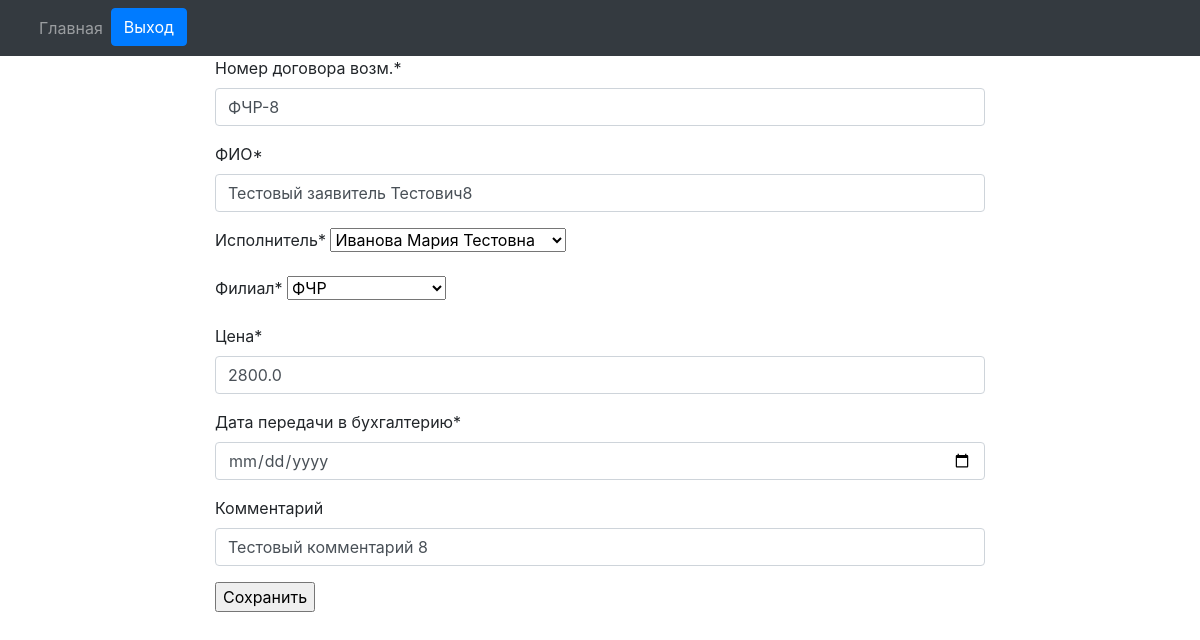
The app's page /paid_departure/filials/orders/edit/17/ (signed in) with its own data.
### engine/models.py (models this page shows, shortened)
class Reestr_oferts(models.Model):
    number_orders_vozm = models.CharField(max_length=20, blank=False, verbose_name='Номер договора возм.', db_index=True, unique=True)
    fio = models.CharField(max_length=128, blank=False, verbose_name='ФИО')
    date_orders = models.DateField(auto_now_add=True, verbose_name='Дата договора')
    date_akt = models.DateField(auto_now_add=True, verbose_name='Дата акта')
    exicutor = models.ForeignKey(Exicuters, on_delete=models.PROTECT, verbose_name='Исполнитель')
    filial = models.ForeignKey(Filials, on_delete=models.PROTECT, verbose_name='Филиал')
    price = models.FloatField(max_length=10, verbose_name='Цена')
    date_buhgt = models.DateField(verbose_name='Дата передачи в бухгалтерию')
    comment = models.CharField(max_length=512, verbose_name='Комментарий', blank=True)

class Exicuters(models.Model):
    gender_choices = (
        ('masc', 'Мужской'),
        ('femn', 'Женский'),
    )
    fio = models.CharField(max_length=128, blank=False, verbose_name='ФИО исполнителя')
    position_filial = models.CharField(max_length=128, blank=False, default='Администратор', verbose_name='Должность')
    filial = models.ForeignKey(Filials, on_delete=models.PROTECT, verbose_name='Филиал к котрому привязан исполнитель')
    gender = models.CharField(max_length=4, choices=gender_choices, blank=False, default='femn', verbose_name='Пол')
    def __str__(self):
        return self.fio

### engine/views.py (the view)
# urls.py: path('filials/orders/edit/<int:pk>/', EditOrder.as_view(), name='edit_order'),
class EditOrder(PermissionRequiredMixin, UpdateView):
    permission_required = 'engine.change_reestr_oferts'
    model = Reestr_oferts
    form_class = CreateOrderForm
    template_name = 'orders/edit_order.html'
    success_url = '/paid_departure/filials/'
    def get_context_data(self, *args, **kwargs):
        context = super().get_context_data(*args, **kwargs)
        context['order'] = Reestr_oferts.objects.all()
        return context

### engine/forms.py
class CreateOrderForm(ModelForm):
    def __init__(self, *args, name_filial=None, exicutor=None, **kwargs):
        super().__init__(*args, **kwargs)
        if name_filial == None or exicutor == None:
            pass
        else:
            self.fields['filial'].queryset = Filials.objects.filter(name=name_filial)
            self.fields['exicutor'].queryset = Exicuters.objects.filter(filial_id=exicutor)
    class Meta:
        model = Reestr_oferts
        fields = ('number_orders_vozm', 'fio', 'exicutor', 'filial', 'price', 'date_buhgt', 'comment')
        widgets = {
            'date_buhgt': forms.DateInput(
                format=('%d/%m/%Y'),
                attrs={'class': 'form-control',
                       'placeholder': 'Select a date',
                       'type': 'date'
                      }),
        }

### engine/models.py (called while the page is built)
    def __str__(self):
        return self.name

### engine/templates/orders/edit_order.html (shortened to what this page needs)
{% load crispy_forms_tags %}
{% block nav %}{% include "orders/nav.html" %}{% endblock %}
<!DOCTYPE html>
<html>
<head>
    <link rel="stylesheet" href="https://stackpath.bootstrapcdn.com/bootstrap/4.1.3/css/bootstrap.min.css">
</head>
<body>
    <header class="site-header">
      <div class="container-fluid">
        <div class="row justify-content-center">
          <div class="col-8">
            <form method="post">
                {{ form|crispy }}
                <input  type="submit" value="Сохранить"/>
            </form>
          </div>
        </div>
      </div>
    </header>
</body>
</html>

### records on screen
Reestr_oferts: number_orders_vozm "ФЧР-8", fio "Тестовый заявитель Тестович8", exicutor "Иванова Мария Тестовна", filial "ФЧР", price "2800.0", comment "Тестовый комментарий 8"
